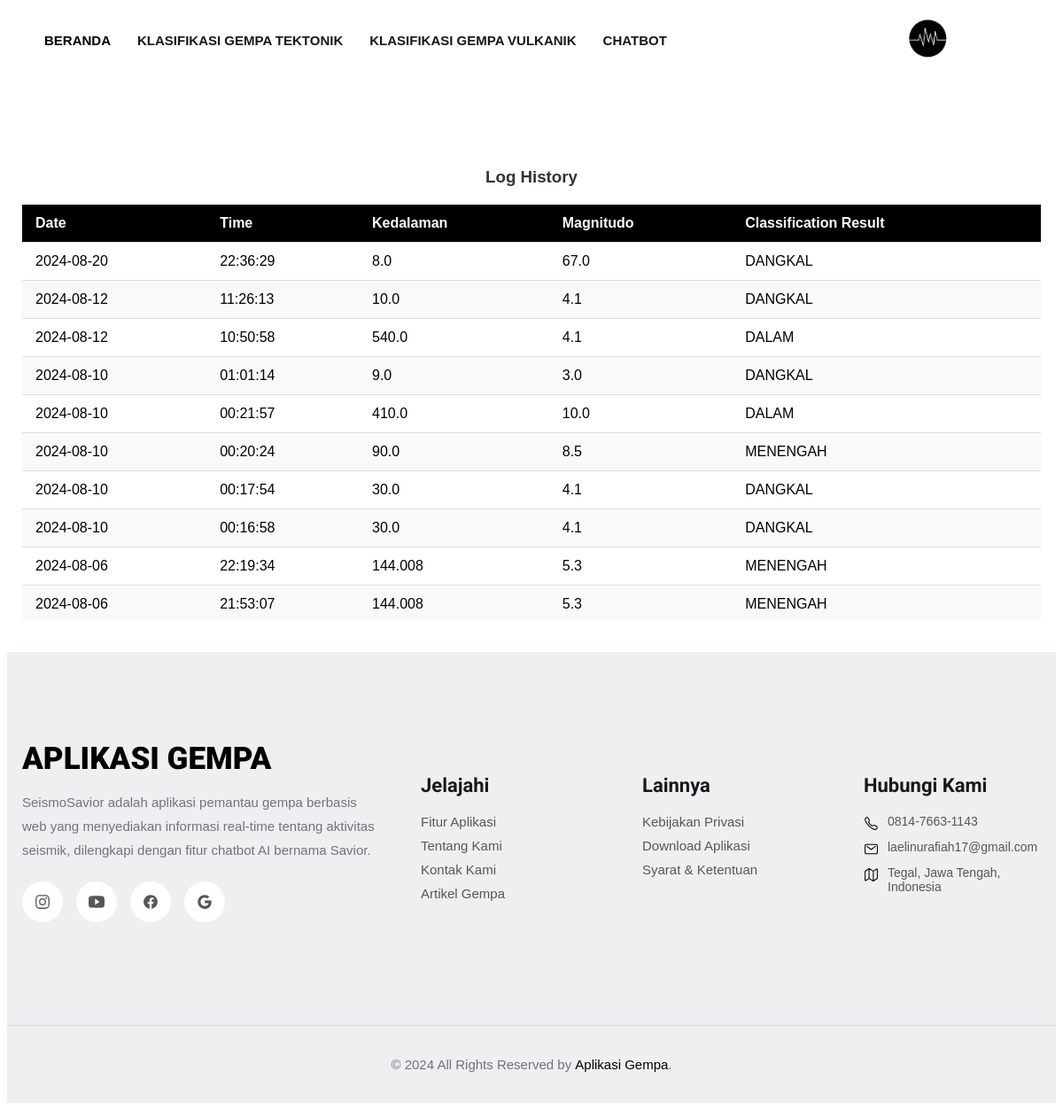
The page /log_tektonik on the database its author committed.
### app.py (models this page shows)
class logTektonik(db.Model):
    id = db.Column(db.Integer, primary_key=True)
    timestamp = db.Column(db.DateTime, default=datetime.utcnow)
    kedalaman = db.Column(db.Float, nullable=False)
    magnitudo = db.Column(db.Float, nullable=False)
    classification_result = db.Column(db.String(100), nullable=False)

### app.py (the view)
@app.route('/log_tektonik')
def log_tektonik():
    logs = logTektonik.query.order_by(logTektonik.timestamp.desc()).all()
    return render_template('log_tektonik.html', logs=logs)

### app.py (called while the page is built)
@app.before_request
def initialize_database():
    global initialized
    if not initialized:
        db.create_all()
        if Article.query.count() == 0:
            add_default_articles()
        initialized = True

### templates/log_tektonik.html (shortened to what this page needs)
<!DOCTYPE html>
<html lang="en">
<head>
    <link rel="stylesheet" href="static/css/style.css" />
</head>
<body>
    <header class="header" data-header>
        <div class="container">
            <nav class="navbar" data-navbar>
                <ul class="navbar-list container">
                    <li>
                        <a href="{{ url_for('index') }}" class="navbar-link active" data-nav-link>BERANDA</a>
                    </li>
                    <li>
                        <a href="{{ url_for('klasifikasi_tektonik') }}" class="navbar-link" data-nav-link="">KLASIFIKASI GEMPA TEKTONIK</a>
                    </li>
                        <a href="{{ url_for('klasifikasi_vulkanik') }}" class="navbar-link" data-nav-link="">KLASIFIKASI GEMPA VULKANIK</a>
                    <li>
                        <a href="{{ url_for('chat') }}" class="navbar-link" data-nav-link>CHATBOT</a>
                    </li>
                </ul>
            </nav>
            <div class="logo">
                <a href="{{ url_for('index') }}"><img src="static\images\logo.png" alt="Logo Kamu" class="img-fluid"/></a>
            </div>
        </div>
    </header>
    <main>
        <article>
            <div class="container">
                <section class="section hero" aria-label="hero" id="home">
                        <h1>Log History</h1>
                        <div class="log-table">
                            <table>
                                <thead>
                                    <tr>
                                        <th>Date</th>
                                        <th>Time</th>
                                        <th>Kedalaman</th>
                                        <th>Magnitudo</th>
                                        <th>Classification Result</th>
                                    </tr>
                                </thead>
                                <tbody>
                                    {% for log in logs %}
                                    <tr>
                                        <td>{{ log.timestamp.strftime('%Y-%m-%d') }}</td>
                                        <td>{{ log.timestamp.strftime('%H:%M:%S') }}</td>
                                        <td>{{ log.kedalaman }}</td>
                                        <td>{{ log.magnitudo }}</td>
                                        <td>{{ log.classification_result }}</td>
                                    </tr>
                                    {% endfor %}
                                </tbody>
                            </table>
                        </div>
                </section>
            </div>
        </article>
    </main>
    <br>
    <br>
    <footer class="footer">
        <div class="section footer-top">
          <div class="container">
            <div class="footer-brand">
              <a href="#" class="logo">APLIKASI GEMPA</a>
              <p class="section-text">
                SeismoSavior adalah aplikasi pemantau gempa berbasis web yang
                menyediakan informasi real-time tentang aktivitas seismik,
                dilengkapi dengan fitur chatbot AI bernama Savior.
              </p>
              <ul class="social-list">
                <li>
                  <a href="#" class="social-link">
                    <ion-icon name="logo-instagram"></ion-icon>
                  </a>
                </li>
                <li>
                  <a href="#" class="social-link">
                    <ion-icon name="logo-youtube"></ion-icon>
                  </a>
                </li>
                <li>
                  <a href="#" class="social-link">
                    <ion-icon name="logo-facebook"></ion-icon>
                  </a>
                </li>
                <li>
                  <a href="#" class="social-link">
                    <ion-icon name="logo-google"></ion-icon>
                  </a>
                </li>
              </ul>
            </div>
            <ul class="footer-list">
              <li>
                <p class="footer-list-title">Jelajahi</p>
              </li>
              <li>
                <a href="#" class="footer-link">Fitur Aplikasi</a>
              </li>
              <li>
                <a href="#" class="footer-link">Tentang Kami</a>
              </li>
              <li>
                <a href="#" class="footer-link">Kontak Kami</a>
              </li>
              <li>
                <a href="#" class="footer-link">Artikel Gempa</a>
              </li>
            </ul>
            <ul class="footer-list">
              <li>
                <p class="footer-list-title">Lainnya</p>
              </li>
              <li>
                <a href="#" class="footer-link">Kebijakan Privasi</a>
              </li>
              <li>
                <a href="#" class="footer-link">Download Aplikasi</a>
              </li>
              <li>
                <a href="#" class="footer-link">Syarat & Ketentuan</a>
              </li>
            </ul>
            <ul class="footer-list">
              <li>
                <p class="footer-list-title">Hubungi Kami</p>
              </li>
              <li class="footer-item">
                <ion-icon name="call-outline" aria-hidden="true"></ion-icon>
                <a href="087791921967" class="item-link">0814-7663-1143</a>
              </li>
              <li class="footer-item">
                <ion-icon name="mail-outline" aria-hidden="true"></ion-icon>
                <a href="mailto:laelinurafiah17@gmail.com" class="item-link">laelinurafiah17@gmail.com</a>
              </li>
              <li class="footer-item">
                <ion-icon name="map-outline" aria-hidden="true"></ion-icon>
                <address class="item-link address">
                  Tegal, Jawa Tengah, Indonesia
                </address>
              </li>
            </ul>
          </div>
        </div>
        <div class="footer-bottom">
          <div class="container">
            <p class="copyright">
              &copy; 2024 All Rights Reserved by
              <a href="#" class="copyright-link">Aplikasi Gempa</a>.
            </p>
          </div>
        </div>
      </footer>
</body>
</html>

### templates/log_tektonik.html (style rules this page uses)
h1 { text-align: center; margin-bottom: 20px; color: #333333; }
.log-table { overflow-x: auto; }
table { width: 100%; border-collapse: collapse; }
thead { background-color: #000000; color: #ffffff; }
th, td { padding: 12px 15px; text-align: left; border-bottom: 1px solid #dddddd; }
tbody tr:nth-child(even) { background-color: #f9f9f9; }

### rows shown on the page
logTektonik: timestamp "2024-08-20", timestamp "22:36:29", kedalaman "8.0", magnitudo "67.0", classification_result "DANGKAL"
logTektonik: timestamp "2024-08-12", timestamp "11:26:13", kedalaman "10.0", magnitudo "4.1", classification_result "DANGKAL"
logTektonik: timestamp "2024-08-12", timestamp "10:50:58", kedalaman "540.0", magnitudo "4.1", classification_result "DALAM"
logTektonik: timestamp "2024-08-10", timestamp "01:01:14", kedalaman "9.0", magnitudo "3.0", classification_result "DANGKAL"
logTektonik: timestamp "2024-08-10", timestamp "00:21:57", kedalaman "410.0", magnitudo "10.0", classification_result "DALAM"
logTektonik: timestamp "2024-08-10", timestamp "00:20:24", kedalaman "90.0", magnitudo "8.5", classification_result "MENENGAH"
logTektonik: timestamp "2024-08-10", timestamp "00:17:54", kedalaman "30.0", magnitudo "4.1", classification_result "DANGKAL"
logTektonik: timestamp "2024-08-10", timestamp "00:16:58", kedalaman "30.0", magnitudo "4.1", classification_result "DANGKAL"
logTektonik: timestamp "2024-08-06", timestamp "22:19:34", kedalaman "144.008", magnitudo "5.3", classification_result "MENENGAH"
logTektonik: timestamp "2024-08-06", timestamp "21:53:07", kedalaman "144.008", magnitudo "5.3", classification_result "MENENGAH"
